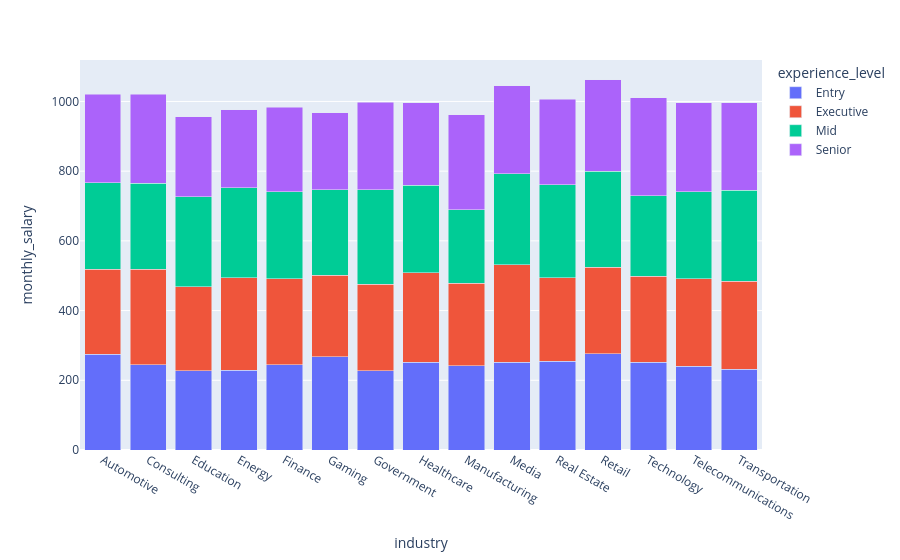

Notebook code for this chart:
### Code cell
px.bar(df.groupby(['industry', 'experience_level'])['monthly_salary'].count().reset_index(),
       x='industry', y='monthly_salary', color='experience_level', barmode='stack')

### Figure 1 — Plotly figure (JSON) as saved in the notebook; plotly's stock layout.template omitted (floating-point values rounded to 4 significant figures)
{"data": [{"hovertemplate": "experience_level=Entry<br>industry=%{x}<br>monthly_salary=%{y}<extra></extra>", "legendgroup": "Entry", "marker": {"color": "#636efa", "pattern": {"shape": ""}}, "name": "Entry", "orientation": "v", "showlegend": true, "textposition": "auto", "type": "bar", "x": ["Automotive", "Consulting", "Education", "Energy", "Finance", "Gaming", "Government", "Healthcare", "Manufacturing", "Media", "Real Estate", "Retail", "Technology", "Telecommunications", "Transportation"], "xaxis": "x", "y": [275, 245, 228, 229, 245, 267, 227, 252, 242, 252, 255, 276, 252, 241, 232], "yaxis": "y"}, {"hovertemplate": "experience_level=Executive<br>industry=%{x}<br>monthly_salary=%{y}<extra></extra>", "legendgroup": "Executive", "marker": {"color": "#EF553B", "pattern": {"shape": ""}}, "name": "Executive", "orientation": "v", "showlegend": true, "textposition": "auto", "type": "bar", "x": ["Automotive", "Consulting", "Education", "Energy", "Finance", "Gaming", "Government", "Healthcare", "Manufacturing", "Media", "Real Estate", "Retail", "Technology", "Telecommunications", "Transportation"], "xaxis": "x", "y": [243, 274, 241, 265, 247, 234, 248, 257, 236, 279, 239, 248, 247, 250, 252], "yaxis": "y"}, {"hovertemplate": "experience_level=Mid<br>industry=%{x}<br>monthly_salary=%{y}<extra></extra>", "legendgroup": "Mid", "marker": {"color": "#00cc96", "pattern": {"shape": ""}}, "name": "Mid", "orientation": "v", "showlegend": true, "textposition": "auto", "type": "bar", "x": ["Automotive", "Consulting", "Education", "Energy", "Finance", "Gaming", "Government", "Healthcare", "Manufacturing", "Media", "Real Estate", "Retail", "Technology", "Telecommunications", "Transportation"], "xaxis": "x", "y": [249, 246, 257, 258, 249, 245, 271, 250, 211, 261, 267, 276, 230, 250, 261], "yaxis": "y"}, {"hovertemplate": "experience_level=Senior<br>industry=%{x}<br>monthly_salary=%{y}<extra></extra>", "legendgroup": "Senior", "marker": {"color": "#ab63fa", "pattern": {"shape": ""}}, "name": "Senior", "orientation": "v", "showlegend": true, "textposition": "auto", "type": "bar", "x": ["Automotive", "Consulting", "Education", "Energy", "Finance", "Gaming", "Government", "Healthcare", "Manufacturing", "Media", "Real Estate", "Retail", "Technology", "Telecommunications", "Transportation"], "xaxis": "x", "y": [253, 255, 230, 224, 243, 221, 252, 238, 273, 253, 246, 263, 282, 256, 252], "yaxis": "y"}], "layout": {"barmode": "stack", "legend": {"title": {"text": "experience_level"}, "tracegroupgap": 0}, "margin": {"t": 60}, "xaxis": {"anchor": "y", "domain": [0, 1], "title": {"text": "industry"}}, "yaxis": {"anchor": "x", "domain": [0, 1], "title": {"text": "monthly_salary"}}}}
